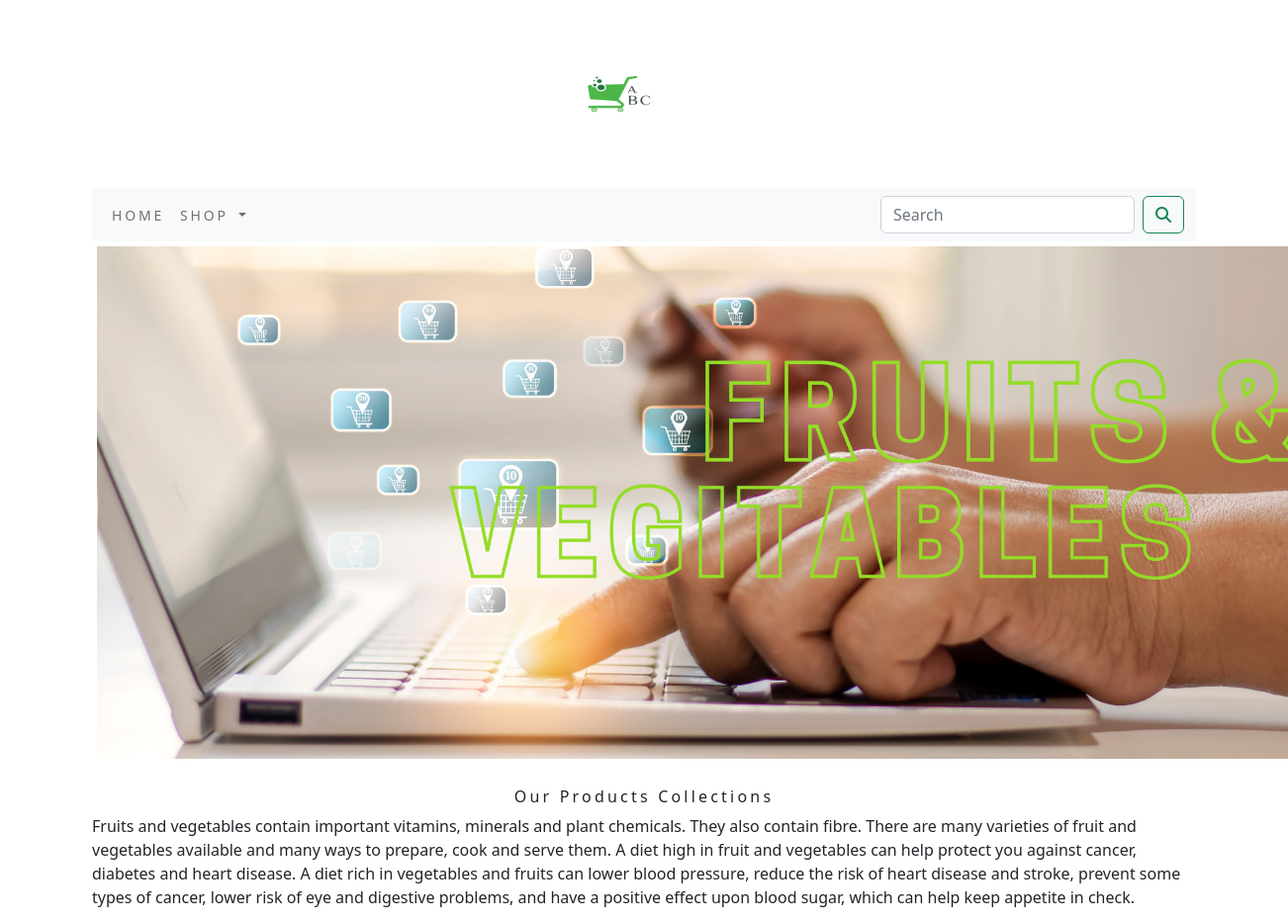
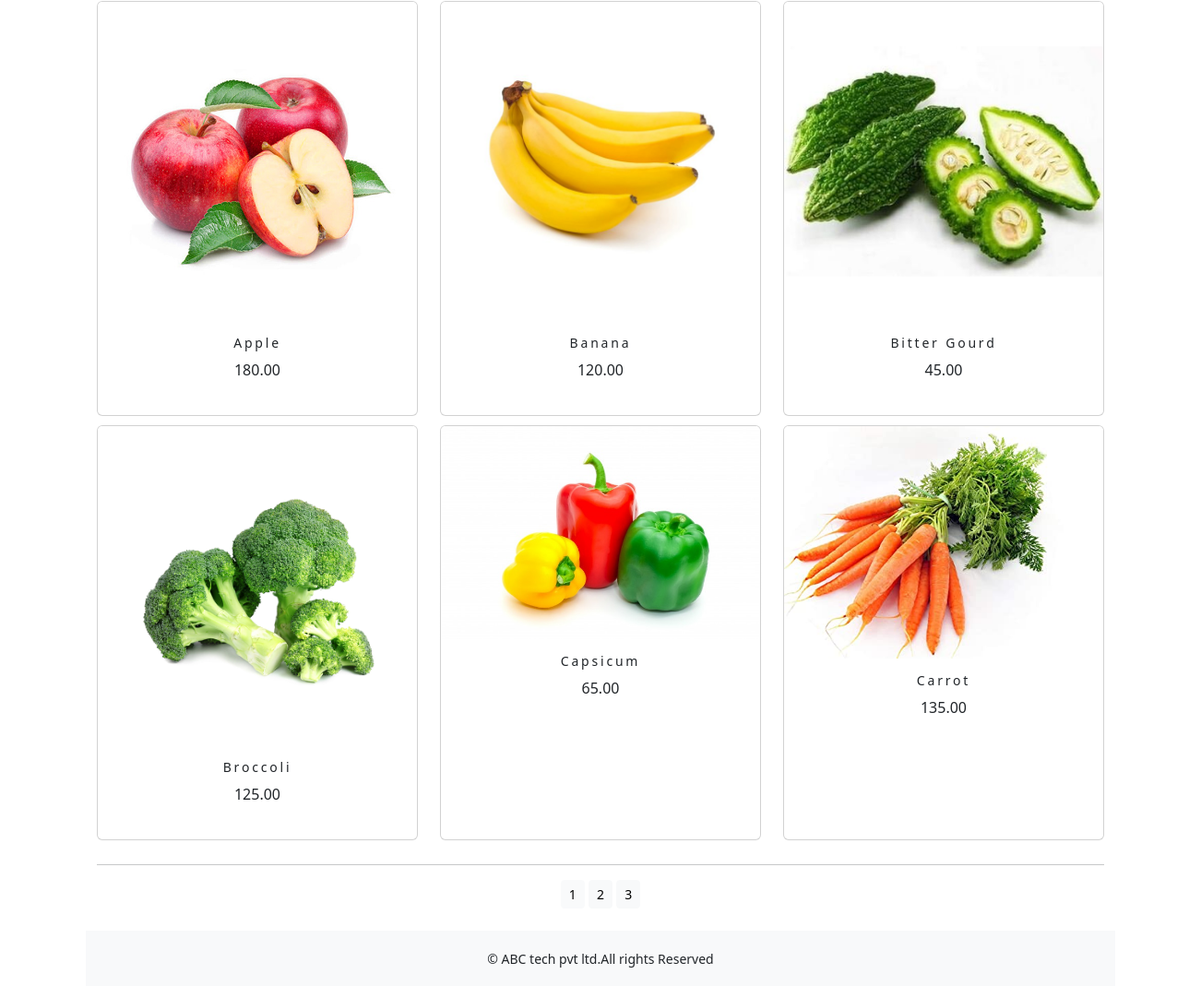
The app's page /shop/ with its own data (2 pictures, top to bottom).
### shop/models.py (models this page shows, shortened)
class Product(models.Model):
    name=models.CharField(max_length=250,unique=True)
    slug=models.SlugField(max_length=250,unique=True)
    description=models.TextField(blank=True)
    price=models.DecimalField(max_digits=10,decimal_places=2)
    category=models.ForeignKey(Category,on_delete=models.CASCADE)
    image=models.ImageField(upload_to='product',blank=True)
    stock=models.IntegerField()
    available=models.BooleanField(default=True)
    created=models.DateTimeField(auto_now_add=True)
    updated=models.DateTimeField(auto_now=True)
    def get_url(self):
        return reverse('shop:prodCatdetail', args=[self.category.slug,self.slug])
    class Meta:
        ordering=('name',)
        verbose_name='product'
        verbose_name_plural='products'

### shop/views.py (the view)
# urls.py: path('', views.allProdCat, name='allProdCat'),
def allProdCat(request,c_slug=None):
    c_page=None
    products_list=None
    if c_slug!=None:
        c_page=get_object_or_404(Category,slug=c_slug)
        products_list=Product.objects.all().filter(category=c_page,available=True)
    else:
        products_list=Product.objects.all().filter(available=True)
    paginator=Paginator(products_list,6)
    try:
        page=int(request.GET.get('page','1'))
    except:
        page=1
    try:
        products=paginator.page(page)
    except (EmptyPage,InvalidPage):
        products=paginator.page(paginator.num_pages)
    return render(request,"category.html",{'category':c_page,'products':products})

### cart/context_processors.py (called while the page is built)
def counter(request):
    item_count=0
    if 'admin' in request.path:
        return {}
    else:
        try:
            cart=Cart.objects.filter(cart_id=_cart_id(request))
            cart_items=CartItem.objects.all().filter(cart=cart[:1])
            for cart_item in cart_items:
                item_count += cart_item.quantity
        except Cart.DoesNotExist:
            item_count =0
    return dict(item_count=item_count)

### cart/views.py (called while the page is built)
def _cart_id(request):
    cart=request.session.session_key
    if not cart:
        cart=request.session.create()
    return cart

### shop/context_processors.py (called while the page is built)
def menu_links(request):
    links=Category.objects.all()
    return dict(links=links)

### shop/models.py (called while the page is built)
    def get_url(self):
        return reverse('shop:product_by_category',args=[self.slug])

### template/category.html (shortened to what this page needs)
{% extends 'base.html' %}
{% load static %}
{% block content %}
<div class="mx_auto">
    {% if category %}
        <img class="my_image" src="{{category.image.url}}" alt="{{category.name}}" width="250px;" height="250px;">
</div>
    <br>
<div>
        <h1 class="text-center my_title">{{category.name}}</h1>
        <p class="text-justify">{{category.description}}</p>
</div>
    {% else %}
<div>
    <center>
<img class="my_image my_image_padding" src="{% static 'img/banner.png' %}" style="width:1250px;" alt=""></center>
</div>
<br>
<div>
    <h1 class="text-center my_title">Our Products Collections</h1>
    <p class="text-justify">Fruits and vegetables contain important vitamins, minerals and plant chemicals. They also contain fibre. There are many varieties of fruit and vegetables available and many ways to prepare, cook and serve them. A diet high in fruit and vegetables can help protect you against cancer, diabetes and heart disease. A diet rich in vegetables and fruits can lower blood pressure, reduce the risk of heart disease and stroke, prevent some types of cancer, lower risk of eye and digestive problems, and have a positive effect upon blood sugar, which can help keep appetite in check.</p>
</div>
{% endif %}
<div class="container">
    <div class="row mx_auto">
        {% for product in products.object_list %}
        <div class="my_bottom_margin col_9 col-sm-12 col-md-4 col-lg-4">
            <div class="card text-center" style="min-width:18rem; height:450px";>
                <a href="{{product.get_url}}"><img class="card-img-top my_image" src="{{product.image.url}}" alt="{{product.name}}" width="250px" height="250px"></a>
            <div class="card-body">
                <h4>{{product.name}}</h4>
                <p>{{product.price}}</p>
            </div>
            </div>
        </div>
        {% endfor %}
    </div>
    <div class="mx_auto">
        {% if products.paginator.num_pages > 1 %}
        <hr>
        <div class="text-center">
            {% for pg in products.paginator.page_range %}
                <a href="?page={{pg}}" class="btn btn-light btn-sm {% if products.number == pg %} active {% endif %}">{{pg}}</a>
            {% endfor %}
        </div>
        {% endif %}
    </div>
    <br>
</div>
{% endblock %}

### template/base.html (shortened to what this page needs)
{% load static %}
<!DOCTYPE html>
<html lang="en">
<head>
    <link rel="stylesheet" href="{% static 'css/custom.css' %}">
    <link href="{% static 'css/bootstrap.min.css' %}" rel="stylesheet">
</head>
<body>
<div  class="container">
{% include 'header.html' %}
{% include 'navbar.html' %}
{% block content %}
{% endblock %}
    </div>
{% include 'footer.html' %}
</body>
</html>

### template/header.html
{% load static %}
<header>
    <center>
        <a href="{% url 'shop:allProdCat' %}"> <img src="{% static 'img/logo.png' %}" alt="logoimage" width="250px;" height="190px;" >
    </center>
</header>

### template/navbar.html (shortened to what this page needs)
<nav class="navbar navbar-expand-lg bg-light">
  <div class="container-fluid">
    <div class="collapse navbar-collapse" id="navbarSupportedContent">
      <ul class="navbar-nav me-auto mb-2 mb-lg-0">
        <li class="nav-item">
          <a class="nav-link" href="#">Home</a>
        </li>
        <li class="nav-item dropdown {% if 'shop' in request.path %} active {% endif %}">
          <a class="nav-link dropdown-toggle" href="#" id="navbarDropdown" role="button" data-bs-toggle="dropdown" aria-expanded="false">
            Shop
          </a>
        </li>
      </ul>
      <form class="d-flex" action="{% url 'search_app:SearchResult' %}" method="get" >
        <input class="form-control me-2" type="search" placeholder="Search" name="q" aria-label="Search">
        <button class="btn btn-outline-success" type="submit"><i class="fa fa-search" ></i></button>
      </form>
    </div>
  </div>
</nav>

### template/footer.html
<div class="footer navbar-fixed-bottom my_footer">
    <p class="text-center">&copy; ABC tech pvt ltd.All rights Reserved</p>
</div>

### static/css/custom.css (style rules this page uses)
body { font-family: 'Roboto', sans-serif; }
.nav-item { letter-spacing : .2em; font-size :14px; text-transform :uppercase; }
.my_footer { background-color:#f8f9fa; height:60px; }
.my_footer p { padding-top:20px; font-size:14px; }
.my_image { width:100%; height:auto; }
.my_title { font-size:16px; text_transform:uppercase; letter-spacing:.2em; }
.my_image_padding { padding:5px; }
.my_bottom_margin { margin-bottom:10px; }
.card-body h4 { font-size:14px; text_transform:uppercase; letter-spacing:.2em; }

### records on screen
Product: image (picture), name "Apple", price "180.00"
Product: image (picture), name "Banana", price "120.00"
Product: image (picture), name "Bitter Gourd", price "45.00"
Product: image (picture), name "Broccoli", price "125.00"
Product: image (picture), name "Capsicum", price "65.00"
Product: image (picture), name "Carrot", price "135.00"

### other values on screen
{{ pg }} "1" "2" "3"
